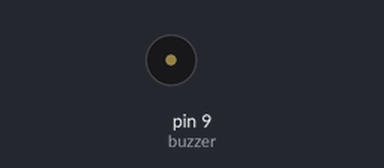
The sketch below on a simulated Arduino Uno, built with avr-gcc and run on an emulated ATmega328P. Parts: buzzer (waves = sounding).

Above: at 1.07 s.
At 5.47 s:
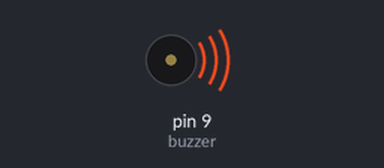
Timing chart, 0 to 6.6 s (numbered marks = the images above):
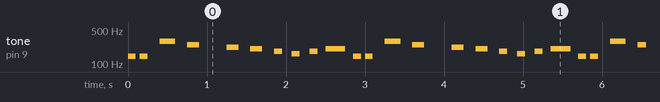

The sketch:

buzzer.ino
```cpp
const int buzzer = 9; //buzzer to arduino pin 9

void setup(){

  pinMode(buzzer, OUTPUT); // Set buzzer - pin 9 as an output

}

void loop(){

  tone(buzzer, 146.8324); // Send 1KHz sound signal...
  delay(100);        // ...for 1 sec
  noTone(buzzer);     // Stop sound...
  delay(50);        // ...for 1sec

  tone(buzzer, 146.8324); // Send 1KHz sound signal...
  delay(100);        // ...for 1 sec
  noTone(buzzer);     // Stop sound...
  delay(150);        // ...for 1sec

  tone(buzzer, 293.6648); // Send 1KHz sound signal...
  delay(200);        // ...for 1 sec
  noTone(buzzer);     // Stop sound...
  delay(150);        // ...for 1sec

  tone(buzzer, 246.9417); // Send 1KHz sound signal...
  delay(150);        // ...for 1 sec
  noTone(buzzer);     // Stop sound...
  delay(350);        // ...for 1sec

    tone(buzzer, 220.0000); // Send 1KHz sound signal...
  delay(150);        // ...for 1 sec
  noTone(buzzer);     // Stop sound...
  delay(150);        // ...for 1sec

      tone(buzzer, 207.6523); // Send 1KHz sound signal...
  delay(150);        // ...for 1 sec
  noTone(buzzer);     // Stop sound...
  delay(150);        // ...for 1sec

        tone(buzzer, 184.9972); // Send 1KHz sound signal...
  delay(100);        // ...for 1 sec
  noTone(buzzer);     // Stop sound...
  delay(125);        // ...for 1sec

  tone(buzzer, 164.8138); // Send 1KHz sound signal...
  delay(100);        // ...for 1 sec
  noTone(buzzer);     // Stop sound...
  delay(125);        // ...for 1sec

  tone(buzzer, 184.9972); // Send 1KHz sound signal...
  delay(100);        // ...for 1 sec
  noTone(buzzer);     // Stop sound...
  delay(100);        // ...for 1sec

  tone(buzzer, 207.6523); // Send 1KHz sound signal...
  delay(250);        // ...for 1 sec
  noTone(buzzer);     // Stop sound...
  delay(100);        // ...for 1sec
}
```
